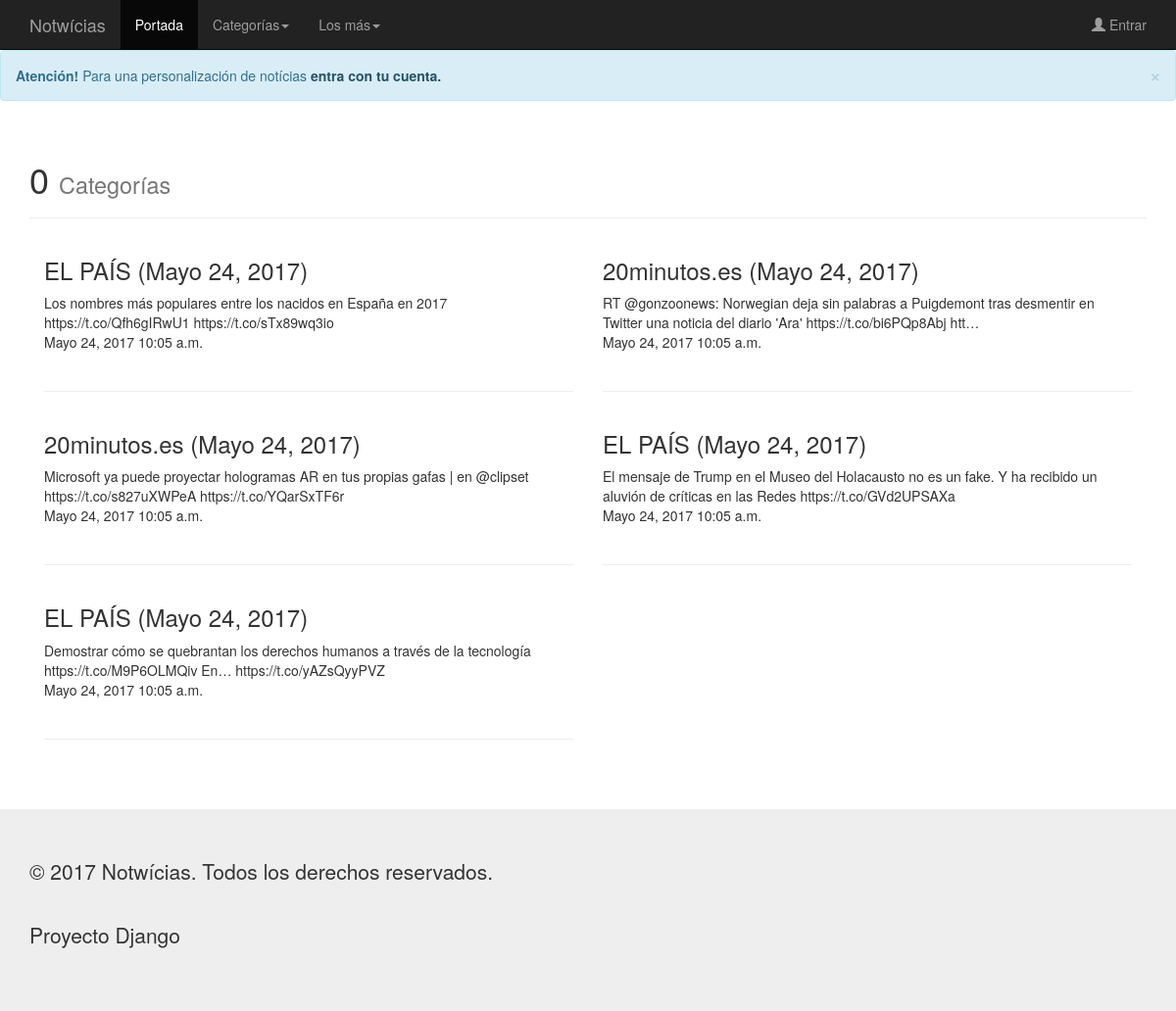
The page /notwicias/category/0/ on the database its author committed.
### notwicias/models.py (models this page shows, shortened)
class Tweet(models.Model):
    twitter_id = models.BigIntegerField(unique=True)
    username = models.CharField(max_length=25)
    user = models.CharField(max_length=25)
    language = models.CharField(max_length=4)
    retweets = models.IntegerField()
    favorites = models.IntegerField()
    coordinates = models.CharField(max_length=50, null=True)
    text = models.CharField(max_length=160)
    date = models.DateField()
    time = models.TimeField()
    category = models.SmallIntegerField()

### notwicias/views.py (the view)
# urls.py: url(r'^category/(?P<category_id>[0-9]{1})/$', views.category, name='category'),
def category(request, category_id):
    category_set = Tweet.objects.filter(category=category_id).order_by('-twitter_id')[:5]
    return render(request, 'notwicias/category.html', {'category_set': category_set, 'category_id': category_id})

### notwicias/templates/notwicias/category.html
{% include "notwicias/include/header.html" %}
<div class="container">
    <div class="page-header">
        <h1>{{ category_id }}
            <small> Categorías</small>
        </h1>
    </div>
    {% for tweet in category_set %}
    <div class='col-sm-6'><h3>{{ tweet.user }} ({{ tweet.date }})</h3>
        {{ tweet.text }}<br />
        {{ tweet.date }} {{ tweet.time }}<br /><br /><hr>
    </div>
    {% endfor %}
</div>
{% include "notwicias/include/footer.html" %}

### rows shown on the page
Tweet: user "EL PAÍS", date "Mayo 24, 2017", text "Los nombres más populares entre los nacidos en España en 2017 https://t.co/Qfh6gIRwU1 https://t.co/sTx89wq3io", time "10:05 a.m."
Tweet: user "20minutos.es", date "Mayo 24, 2017", text "RT @gonzoonews: Norwegian deja sin palabras a Puigdemont tras desmentir en Twitter una noticia del diario 'Ara' https://t.co/bi6PQp8Abj htt…", time "10:05 a.m."
Tweet: user "20minutos.es", date "Mayo 24, 2017", text "Microsoft ya puede proyectar hologramas AR en tus propias gafas | en @clipset https://t.co/s827uXWPeA https://t.co/YQarSxTF6r", time "10:05 a.m."
Tweet: user "EL PAÍS", date "Mayo 24, 2017", text "El mensaje de Trump en el Museo del Holacausto no es un fake. Y ha recibido un aluvión de críticas en las Redes https://t.co/GVd2UPSAXa", time "10:05 a.m."
Tweet: user "EL PAÍS", date "Mayo 24, 2017", text "Demostrar cómo se quebrantan los derechos humanos a través de la tecnología https://t.co/M9P6OLMQiv En… https://t.co/yAZsQyyPVZ", time "10:05 a.m."

### other values the page prints
{{ category_id }} "0"
